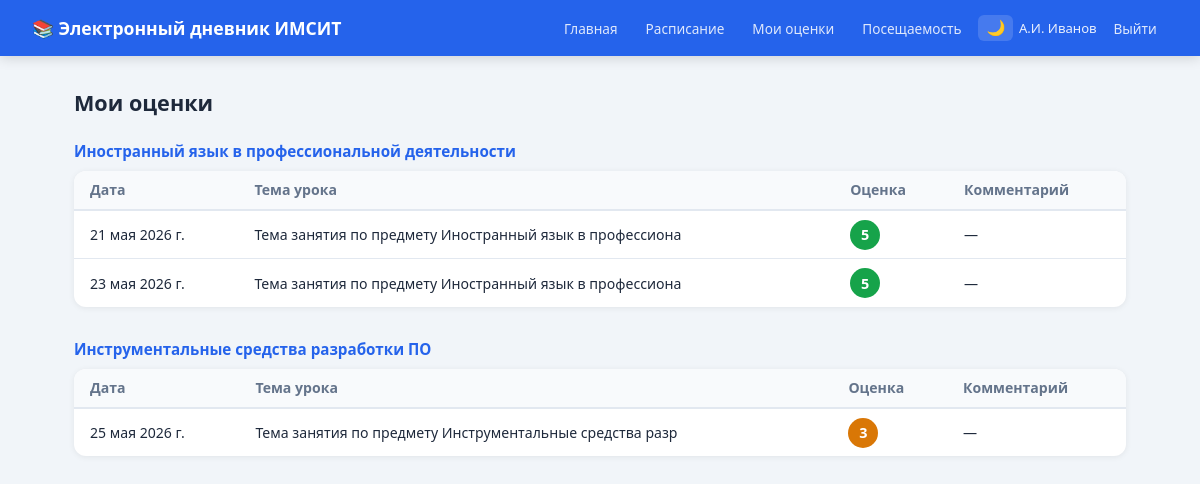
The page /grades/ (signed in) on the database its author committed.
### users/models.py (models this page shows, shortened)
class User(AbstractUser):
    ROLE_ADMIN   = 'admin'
    ROLE_TEACHER = 'teacher'
    ROLE_STUDENT = 'student'
    ROLE_PARENT  = 'parent'
    ROLES = [
        (ROLE_ADMIN,   'Администратор'),
        (ROLE_TEACHER, 'Преподаватель'),
        (ROLE_STUDENT, 'Студент'),
        (ROLE_PARENT,  'Родитель'),
    ]
    role = models.CharField(
        max_length=10,
        choices=ROLES,
        default=ROLE_STUDENT,
        verbose_name='Роль'
    )
    class Meta:
        verbose_name = 'Пользователь'
        verbose_name_plural = 'Пользователи'
    @property
    def is_teacher(self):  return self.role == self.ROLE_TEACHER
    @property
    def is_student(self):  return self.role == self.ROLE_STUDENT

### journal/models.py (models this page shows, shortened)
class Grade(models.Model):
    GRADE_CHOICES = [(i, str(i)) for i in range(1, 6)]
    lesson  = models.ForeignKey(Lesson, on_delete=models.CASCADE, related_name='grades', verbose_name='Занятие')
    student = models.ForeignKey(
        settings.AUTH_USER_MODEL, on_delete=models.CASCADE,
        related_name='grades', verbose_name='Студент',
        limit_choices_to={'role': 'student'}
    )
    value      = models.PositiveSmallIntegerField(choices=GRADE_CHOICES, verbose_name='Оценка')
    comment    = models.CharField(max_length=255, blank=True, verbose_name='Комментарий')
    created_at = models.DateTimeField(auto_now_add=True)
    class Meta:
        verbose_name = 'Оценка'
        verbose_name_plural = 'Оценки'
        unique_together = ('lesson', 'student')

class Subject(models.Model):
    name = models.CharField(max_length=200, verbose_name='Название')
    class Meta:
        verbose_name = 'Предмет'
        verbose_name_plural = 'Предметы'
        ordering = ['name']

class Lesson(models.Model):
    classroom = models.ForeignKey(ClassRoom, on_delete=models.CASCADE, verbose_name='Группа')
    subject   = models.ForeignKey(Subject,   on_delete=models.CASCADE, verbose_name='Предмет')
    teacher   = models.ForeignKey(
        settings.AUTH_USER_MODEL, on_delete=models.CASCADE,
        related_name='lessons', verbose_name='Преподаватель',
        limit_choices_to={'role': 'teacher'}
    )
    date          = models.DateField(verbose_name='Дата')
    period_number = models.PositiveSmallIntegerField(default=1, verbose_name='Номер пары')
    topic         = models.CharField(max_length=255, blank=True, verbose_name='Тема занятия')
    homework      = models.TextField(blank=True, verbose_name='Домашнее задание')
    class Meta:
        verbose_name = 'Занятие'
        verbose_name_plural = 'Занятия'
        ordering = ['date', 'period_number']

### journal/views.py (the view)
# urls.py: path('grades/',                views.my_grades,     name='my_grades'),
@login_required
def my_grades(request):
    if not request.user.is_student:
        return redirect('home')
    grades = Grade.objects.filter(student=request.user).order_by('lesson__subject__name', 'lesson__date')
    grouped = {}
    for g in grades:
        grouped.setdefault(g.lesson.subject.name, []).append(g)
    return render(request, 'journal/my_grades.html', {'grouped': grouped})

### templates/journal/my_grades.html (shortened to what this page needs)
{% extends "base.html" %}
{% block content %}
<div class="page-header"><h1>Мои оценки</h1></div>
{% if grouped %}
  {% for subject, grades in grouped.items %}
  <div class="subject-section">
    <h3>{{ subject }}</h3>
    <div class="card" style="padding:0;overflow:hidden">
      <table>
        <thead><tr><th>Дата</th><th>Тема урока</th><th>Оценка</th><th>Комментарий</th></tr></thead>
        <tbody>
        {% for g in grades %}
        <tr>
          <td>{{ g.lesson.date }}</td>
          <td>{{ g.lesson.topic|default:"—" }}</td>
          <td><span class="badge badge-{{ g.value }}">{{ g.value }}</span></td>
          <td>{{ g.comment|default:"—" }}</td>
        </tr>
        {% endfor %}
        </tbody>
      </table>
    </div>
  </div>
  {% endfor %}
{% else %}
  <div class="card"><p style="color:#94a3b8">У вас пока нет оценок.</p></div>
{% endif %}
{% endblock %}

### templates/base.html (shortened to what this page needs)
<!DOCTYPE html>
<html lang="ru" data-theme="light">
<head>
  <link rel="stylesheet" href="/static/css/style.css">
</head>
<body>
<nav class="navbar">
  <a class="navbar-brand" href="/">📚 Электронный дневник ИМСИТ</a>
  <div class="navbar-nav">
    <a href="/">Главная</a>
    <a href="/schedule/">Расписание</a>
    {% if user.is_student %}
      <a href="/grades/">Мои оценки</a>
      <a href="/attendance/">Посещаемость</a>
    {% endif %}
    <button class="theme-toggle" onclick="toggleTheme()" title="Сменить тему">🌙</button>
    <span class="navbar-user">
      {{ user.get_full_name|default:user.username }}
    </span>
    <a href="/logout/">Выйти</a>
  </div>
</nav>
<div class="container animate-in">
  {% block content %}{% endblock %}
</div>
</body>
</html>

### static/css/style.css (style rules this page uses)
:root, [data-theme="light"] { --primary: #2563eb; --primary-dark: #1d4ed8; --success: #16a34a; --danger: #dc2626; --warning: #d97706; --bg: #f1f5f9; --card: #ffffff; --text: #1e293b; --muted: #64748b; --border: #e2e8f0; --navbar-bg: #2563eb; --table-header: #f8fafc; --table-hover: #f0f4ff; --input-bg: #ffffff; }
* { box-sizing: border-box; margin: 0; padding: 0; }
body { font-family: 'Segoe UI', Arial, sans-serif; background: var(--bg); color: var(--text); min-height: 100vh; transition: background .3s, color .3s; }
.animate-in { animation: fadeIn .5s ease both; }
.card, .stat-card { opacity: 0; transform: translateY(16px); transition: opacity .4s ease, transform .4s ease, box-shadow .2s; }
.card.visible, .stat-card.visible { opacity: 1; transform: translateY(0); }
.navbar { background: var(--navbar-bg); color: #fff; padding: 0 2rem; display: flex; align-items: center; justify-content: space-between; height: 56px; box-shadow: 0 2px 12px rgba(0,0,0,.15); position: sticky; top: 0; z-index: 100; }
.navbar-brand { font-size: 1.1rem; font-weight: 700; color: #fff; text-decoration: none; }
.navbar-nav { display: flex; gap: .35rem; align-items: center; flex-wrap: wrap; }
.navbar-nav a { color: rgba(255,255,255,.85); text-decoration: none; padding: .3rem .7rem; border-radius: 6px; font-size: .85rem; transition: background .15s, color .15s; }
.navbar-user { font-size: .82rem; opacity: .9; display: flex; align-items: center; gap: .35rem; }
.theme-toggle { background: rgba(255,255,255,.15); border: none; border-radius: 6px; padding: .28rem .5rem; font-size: .95rem; cursor: pointer; transition: background .15s; }
.container { max-width: 1100px; margin: 2rem auto; padding: 0 1.5rem; }
.card { background: var(--card); border-radius: 12px; box-shadow: 0 1px 6px rgba(0,0,0,.07); padding: 1.5rem; margin-bottom: 1.5rem; }
table { width: 100%; border-collapse: collapse; font-size: .88rem; }
th { background: var(--table-header); color: var(--muted); font-weight: 600; text-align: left; padding: .6rem 1rem; border-bottom: 2px solid var(--border); }
td { padding: .55rem 1rem; border-bottom: 1px solid var(--border); vertical-align: middle; }
tr:last-child td { border-bottom: none; }
tr { transition: background .15s; }
.badge { display: inline-flex; align-items: center; justify-content: center; width: 30px; height: 30px; border-radius: 50%; font-weight: 700; font-size: .9rem; color: #fff; transition: transform .2s; }
.badge-5 { background: var(--success); }
.badge-3 { background: var(--warning); }
.page-header { display: flex; align-items: center; justify-content: space-between; margin-bottom: 1.5rem; }
.page-header h1 { font-size: 1.35rem; font-weight: 700; }
.subject-section { margin-bottom: 2rem; }
.subject-section h3 { font-size: .95rem; font-weight: 600; margin-bottom: .6rem; color: var(--primary); }

### rows shown on the page
User: get_full_name "А.И. Иванов"
Grade: name "Иностранный язык в профессиональной деятельности", lesson "21 мая 2026 г.", lesson.topic "Тема занятия по предмету Иностранный язык в профессиона", value "5", comment "—"
Grade: lesson "23 мая 2026 г.", lesson.topic "Тема занятия по предмету Иностранный язык в профессиона", value "5", comment "—"
Grade: name "Инструментальные средства разработки ПО", lesson "25 мая 2026 г.", lesson.topic "Тема занятия по предмету Инструментальные средства разр", value "3", comment "—"
